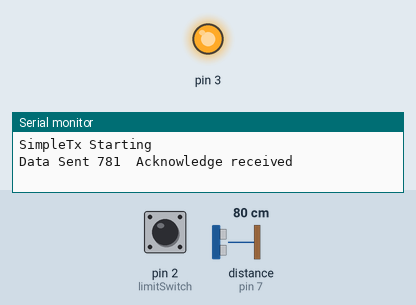
A sketch run on a simulated Arduino Uno, built with avr-gcc and run on an emulated ATmega328P. Shown: output pins drawn as LEDs (lit = HIGH), the last lines printed to the serial monitor. Wiring (inferred from the names in the program): ultrasonic range finder: trigger pin 6; echo pin 7. Inputs (shaded band) come from the test bench; at power-on: pin 2 (limitSwitch) HIGH, distance to the obstacle (sensor on pin 7) 80 cm. The echo pulse lasts 58.3 µs per cm; no radio packets arrive unless stated; pins used as bus, display or sensor lines are not drawn.

Above: at 1.8 s.
1.9 s: pin 2 (limitSwitch) pulled LOW for 1.15 s
At 3.9 s:
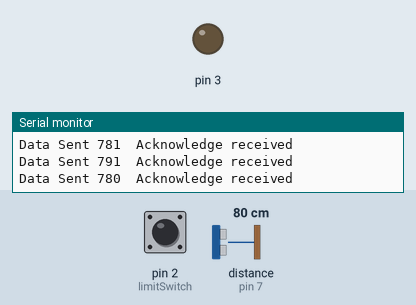
6.5 s: pin 2 (limitSwitch) pulled LOW for 3.2 s
At 12.1 s:
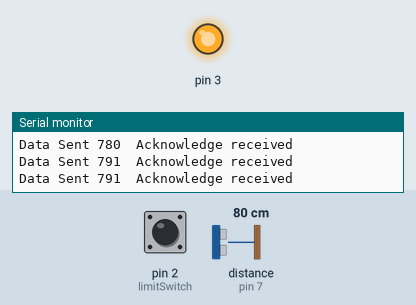
Timing chart, 0 to 13.6 s (numbered marks = the images above; inputs shaded):
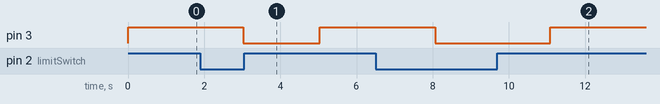

The sketch:

MailTransmitterCode.ino
```cpp
//Imporrt all necessary libraries
#include <ezButton.h>
#include <SPI.h>
#include <nRF24L01.h>        /* to handle this particular modem driver*/
#include <RF24.h>            /* the library which helps us to control the radio modem*/


ezButton limitSwitch(2);  // create ezButton object that attach to pin 2tr;
#define CE_PIN   8
#define CSN_PIN 9

const byte slaveAddress[5] = {'R','x','A','A','A'};

RF24 radio(CE_PIN, CSN_PIN); // Create a Radio

struct MailBoxData {
 int distance;
 bool state;
};

unsigned long currentMillis;
unsigned long prevMillis;
unsigned long txIntervalMillis = 1000; // send once per second

bool door = false;
const int trigPin = 6;
const int echoPin = 7;
// defines variables
long duration;
int distance;
void setup() {
  pinMode(trigPin, OUTPUT); // Sets the trigPin as an Output
  pinMode(echoPin, INPUT); // Sets the echoPin as an Input
  Serial.begin(9600); // Starts the serial communication
  limitSwitch.setDebounceTime(50); // set debounce time to 50 milliseconds
  pinMode(3,OUTPUT);
  Serial.println("SimpleTx Starting");
  radio.begin();
  radio.setAutoAck(false);
  radio.setDataRate( RF24_250KBPS );
  radio.setRetries(3,5); // delay, count
  radio.openWritingPipe(slaveAddress);
}
void loop() {
  // Clears the trigPin


  limitSwitch.loop(); // MUST call the loop() function first
  int state = limitSwitch.getState();

  if(state == HIGH){
    door=true;
    digitalWrite(3,HIGH);}
  else{
    door=false;
    // Serial.println("The limit switch: TOUCHED");
    digitalWrite(3,LOW);}


  digitalWrite(trigPin, LOW);
  delayMicroseconds(2);
  // Sets the trigPin on HIGH state for 10 micro seconds
  digitalWrite(trigPin, HIGH);
  delayMicroseconds(10);
  digitalWrite(trigPin, LOW);
  // Reads the echoPin, returns the sound wave travel time in microseconds
  duration = pulseIn(echoPin, HIGH);
  // Calculating the distance
  distance = duration * 0.034 / 2;
  // Prints the distance on the Serial Monitor
  // Serial.println(distance);

  currentMillis = millis();
    if (currentMillis - prevMillis >= txIntervalMillis) {
        send();
        prevMillis = millis();
    }
  delay(1000);
}


void send() {
    bool rslt;
    MailBoxData mystruct;
    mystruct.distance=distance;
    mystruct.state=door;
    rslt=radio.write( &mystruct, sizeof(MailBoxData) );


    Serial.print("Data Sent ");
    Serial.print(mystruct.distance);
    Serial.print(mystruct.state);
    if (rslt) {
        Serial.println("  Acknowledge received");

    }
    else {
        Serial.println("  Tx failed");
    }
}
```

Measured:
- after the input at 1.9 s, pin 3: HIGH → LOW after 1.1 s, → HIGH 2.0 s later
- after the input at 6.5 s, pin 3: HIGH → LOW after 1.6 s, → HIGH 3.0 s later
